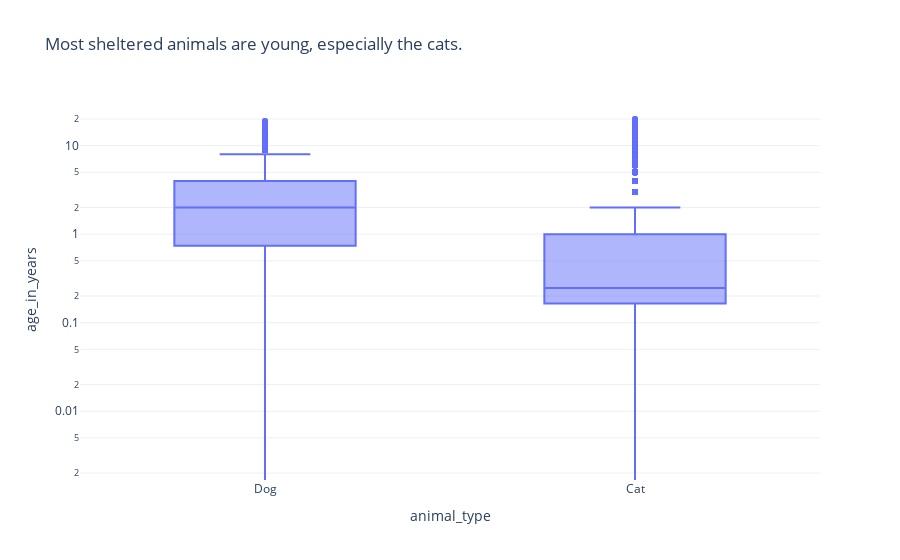

This figure's notebook cell:
### Markdown cell above
Let's check what could be the reason for that.

### Code cell
px.box(df_train, x = 'animal_type', y = 'age_in_years', log_y = True, title = 'Most sheltered animals are young, especially the cats.')

### Figure 1 — Plotly figure (JSON) as saved in the notebook; plotly's stock layout.template omitted (floating-point values rounded to 4 significant figures; data arrays with more than 128 entries replaced by an {"elided": "..."} marker saying what was removed)
{"data": [{"alignmentgroup": "True", "hovertemplate": "animal_type=%{x}<br>age_in_years=%{y}<extra></extra>", "legendgroup": "", "marker": {"color": "#636efa"}, "name": "", "notched": false, "offsetgroup": "", "orientation": "v", "showlegend": false, "type": "box", "x": {"elided": "26729 str values"}, "x0": " ", "xaxis": "x", "y": {"elided": "26729 float values"}, "y0": " ", "yaxis": "y"}], "layout": {"boxmode": "group", "legend": {"tracegroupgap": 0}, "title": {"text": "Most sheltered animals are young, especially the cats."}, "xaxis": {"anchor": "y", "domain": [0, 1], "title": {"text": "animal_type"}}, "yaxis": {"anchor": "x", "domain": [0, 1], "title": {"text": "age_in_years"}, "type": "log"}}}
